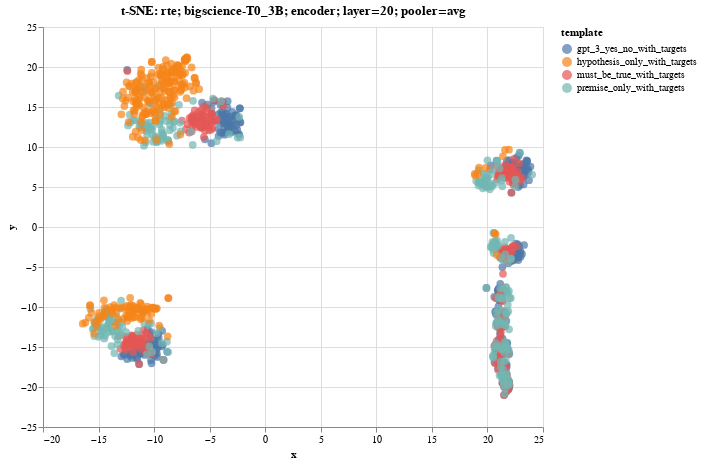

The notebook cell saved with this chart:
### Markdown cell above
## Create interactive altair plot for a single layer

### Code cell
LAYER = 20

source = layer_dfs[LAYER]
alt.Chart(source, title=f"t-SNE: {task}; {model}; {module}; layer={LAYER}; pooler=avg").mark_circle(size=60).encode(
    x='x',
    y='y',
    color='template',
    tooltip=['sid', 'text', 'label', 'prediction', 'sequence']
).properties(
    width=500,
    height=400
).interactive()

### Figure 1 — Vega-Lite specification as saved in the notebook (floating-point values rounded to 4 significant figures; data arrays with more than 128 entries replaced by an {"elided": "..."} marker saying what was removed)
{"config": {"view": {"continuousWidth": 400, "continuousHeight": 300}}, "data": {"name": "data-8d25f773ed64d3a30aef43cd314e4e3d"}, "mark": {"type": "circle", "size": 60}, "encoding": {"color": {"type": "nominal", "field": "template"}, "tooltip": [{"type": "quantitative", "field": "sid"}, {"type": "nominal", "field": "text"}, {"type": "nominal", "field": "label"}, {"type": "nominal", "field": "prediction"}, {"type": "nominal", "field": "sequence"}], "x": {"type": "quantitative", "field": "x"}, "y": {"type": "quantitative", "field": "y"}}, "height": 400, "selection": {"selector015": {"type": "interval", "bind": "scales", "encodings": ["x", "y"]}}, "title": "t-SNE: rte; bigscience-T0_3B; encoder; layer=20; pooler=avg", "width": 500, "$schema": "https://vega.github.io/schema/vega-lite/v4.8.1.json", "datasets": {"data-8d25f773ed64d3a30aef43cd314e4e3d": {"elided": "1108 records"}}}
